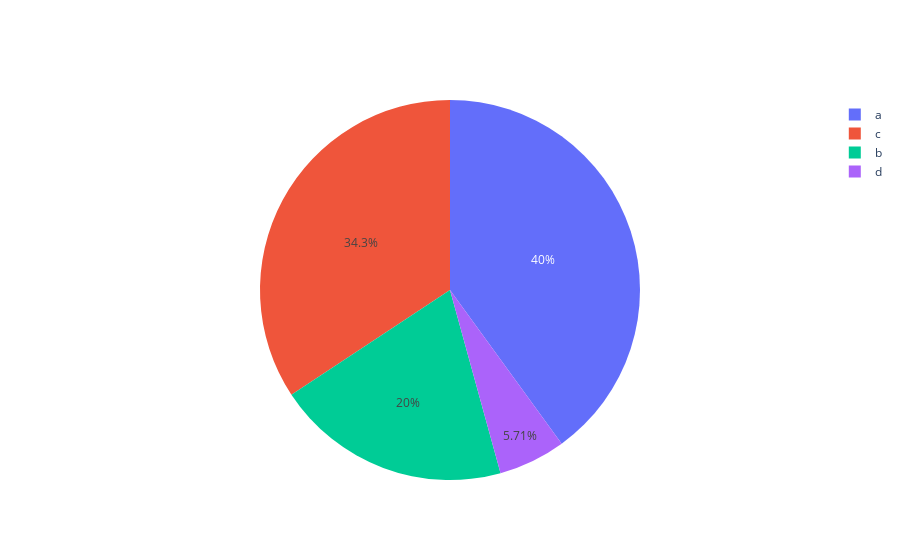

Notebook code for this chart:
### Code cell
a=["a","b","c","d"]
b=[70,35,60,10]
fig = go.Figure(go.Pie(labels=a,values=b))
fig.show()

### Figure 1 — Plotly figure (JSON) as saved in the notebook; plotly's stock layout.template omitted (floating-point values rounded to 4 significant figures)
{"data": [{"labels": ["a", "b", "c", "d"], "type": "pie", "values": [70, 35, 60, 10]}], "layout": {}}
